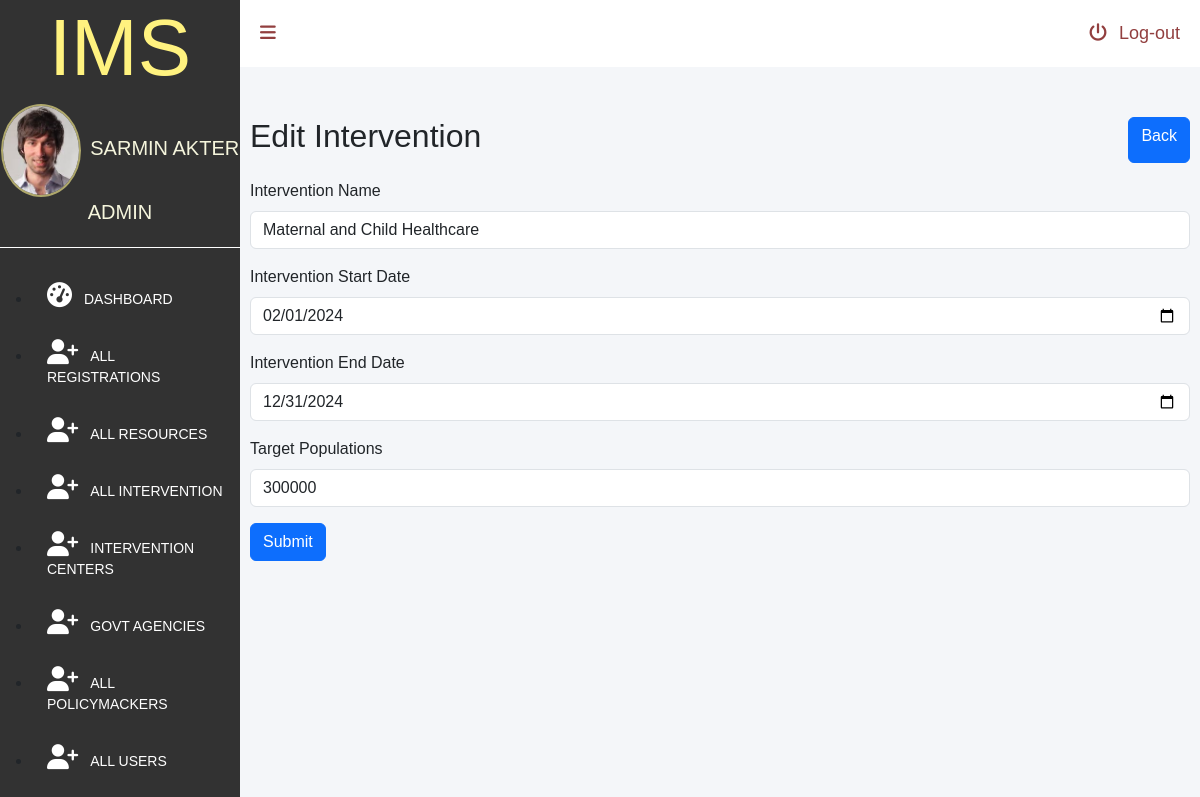
The page /admin/edit-intervention.php?editId=IN005 (signed in) on the database its author committed.
### tables this page shows
CREATE TABLE `users`  (
  `userId` int(11) NOT NULL AUTO_INCREMENT,
  `name` varchar(255) NULL DEFAULT NULL,
  `username` varchar(255) NULL DEFAULT NULL,
  `role` varchar(255) NULL DEFAULT NULL,
  `password` varchar(255) NULL DEFAULT NULL,
  `email` varchar(255) NULL DEFAULT NULL,
  PRIMARY KEY (`userId`) USING BTREE
);

CREATE TABLE `intervention_t`  (
  `interventionID` char(5) NOT NULL,
  `interventionName` varchar(30) NULL DEFAULT NULL,
  `startDate` date NULL DEFAULT NULL,
  `endDate` date NULL DEFAULT NULL,
  `targetPopulation` int(11) NULL DEFAULT NULL,
  PRIMARY KEY (`interventionID`) USING BTREE
);

### admin/edit-intervention.php (the view, shortened to what this page needs)
<?php
require_once '../lib/database.php';
if(isset($_GET['editId'])) {
    $editId = $_GET['editId'];
    $stmt = $conn->prepare("SELECT * FROM intervention_t WHERE interventionID = ?");
    $stmt->bind_param("s", $editId);
    $stmt->execute();
    $result = $stmt->get_result();
    if ($result->num_rows > 0) {
        $intervention = $result->fetch_assoc();
    } else {
        echo "No intervention found for editId: $editId";
        exit;
    }
}
?>
<!DOCTYPE html>
<html lang="en">
<head>
    <link href="https://cdn.jsdelivr.net/npm/bootstrap@5.3.3/dist/css/bootstrap.min.css" rel="stylesheet">
    <link rel="stylesheet" href="dashboard.css">
</head>
<body>
    <div id="dashboardMainContainer">
        <?php include('partials/sidebar.php')?>
        <div class="dashboard_content_container" id="dashboard_content_container">
            <?php include('partials/topnav.php')?>
            <div class="dashboard_content">
                <div class="d-flex justify-content-between pb-3">
                    <h2>Edit Intervention</h2>
                    <a class="btn btn-primary" href="all-intervention.php">Back</a>
                </div>
                <form action="edit-intervention-processor.php" method="POST">
                    <div class="mb-3">
                        <label for="interventionName" class="form-label">Intervention Name</label>
                        <input type="text" class="form-control" id="interventionName" name="interventionName" value="<?php echo $intervention['interventionName']; ?>">
                    </div>
                    <div class="mb-3">
                        <label for="startDate" class="form-label">Intervention Start Date</label>
                        <input type="date" class="form-control" id="startDate" name="startDate" value="<?php echo $intervention['startDate']; ?>">
                    </div>
                    <div class="mb-3">
                        <label for="endDate" class="form-label">Intervention End Date</label>
                        <input type="date" class="form-control" id="endDate" name="endDate" value="<?php echo $intervention['endDate']; ?>">
                    </div>
                    <div class="mb-3">
                        <label for="targetPopulation" class="form-label">Target Populations</label>
                        <input type="text" class="form-control" id="targetPopulation" name="targetPopulation" value="<?php echo $intervention['targetPopulation']; ?>">
                    </div>
                    <button type="submit" class="btn btn-primary">Submit</button>
                </form>
            </div>
        </div>
    </div>
</body>
</html>

### admin/partials/sidebar.php (shortened to what this page needs)
<?php
require_once '../lib/database.php';
if(isset($_SESSION['userId'])) {
    $userId = $_SESSION['userId'];
    $ustmt = $conn->prepare("SELECT * FROM `users` WHERE userId = ?");
    $ustmt->bind_param("s", $userId);
    $ustmt->execute();
    $allUsersResult = $ustmt->get_result();
    $allUsers = $allUsersResult->fetch_all(MYSQLI_ASSOC)[0];
} else {
    header("Location: login.php");
    exit();
}
?>
<div class="dashboard_sidebar" id="dashboard_sidebar">
            <h3 class="dashboard_logo" id="dashboard_logo">IMS</h3>
             <div class="dashboard_sidebar_user" >
              <img src="userimage.jpg" alt="User image."  id="userimage">
              <?php
                    $userName = "";
                    $role = "";
                    if (isset($allUsers["name"])) {
                        $userName = $allUsers["name"];
                        $role = $allUsers["role"];
                    }elseif (isset($allPolicymakers["policymakerName"])) {
                       $userName =$allPolicymakers["policymakerName"];
                       $role =$allPolicymakers["role"];
                    }elseif (isset($allIntervention["centreName"])) {
                       $userName =$allIntervention["centreName"];
                       $role =$allIntervention["role"];
                    }elseif (isset($allAgencies["agencyName"])) {
                        $userName =$allAgencies["agencyName"];
                        $role = "Govt Agency";
                     }
                ?>
              <span>
                <?=$userName;?>
               </span>
               <span>
                   <?=$role;?>
               </span>
            </div>
            <div class="dashboard_sidebar_menus">
                <ul class="dashboard_menus_lists" >
                    <li >
                        <a href="./dashboard.php" ><i class="fa fa-dashboard"></i><span class="menuText">Dashboard</span></a>
                    </li>
                    <?php
                    if ((isset($allUsers['role']) && $allUsers['role'] == 'admin')) {
                    ?>
                    <li >
                        <a href="reg-users.php" ><i class="fa fa-user-plus"></i><span class="menuText">All Registrations</span></a>
                    </li>
                    <?php
                    }
                        if ((isset($allUsers['role']) && $allUsers['role'] == 'admin') || (isset($allIntervention['role']) && $allIntervention['role'] == 'intervention') || (isset($allPolicymakers['role']) && $allPolicymakers['role'] == 'policymaker') || (isset($allAgencies['role']) && $allAgencies['role'] == 'ageny')) {
                     ?>
                    <li>
                        <a href="all-resources.php" ><i class="fa fa-user-plus"></i><span class="menuText">All Resources</span></a>
                    </li>
                    <li>
                        <a href="all-intervention.php" ><i class="fa fa-user-plus"></i><span class="menuText">All Intervention</span></a>
                    </li>
                    <li>
                       <a href="intervention-centers.php" ><i class="fa fa-user-plus"></i><span class="menuText">Intervention Centers</span></a>
                    </li>
                    <li>
                       <a href="gov-agencies.php" ><i class="fa fa-user-plus"></i><span class="menuText">Govt Agencies</span></a>
                    </li>
                    <?php
                    }
                        if ((isset($allUsers['role']) && $allUsers['role'] == 'admin') || (isset($allPolicymakers['role']) && $allPolicymakers['role'] == 'policymaker')) {
                     ?>
                    <li>
                        <a href="policymacker.php" ><i class="fa fa-user-plus"></i><span class="menuText">All Policymackers</span></a>
                    </li>
                    <?php
                    }
                        if ((isset($allUsers['role']) && $allUsers['role'] == 'admin')) {
                     ?>
                     <li>
                         <a href="all-users.php" ><i class="fa fa-user-plus"></i><span class="menuText">All Users</span></a>
                    </li>
                    <?php } ?>
                </ul>
            </div>
        </div>

### admin/dashboard.css (style rules this page uses)
* { font-family: 'Poppins', sans-serif; margin:0; padding:0; box-sizing: border-box; outline: none; text-decoration: none; }
#dashboardMainContainer { display: flex; flex-direction: row; }
div.dashboard_sidebar { width:20%; background: #323232; height:150vh ; }
div.dashboard_content_container { width:80%; background: #f4f6f9; }
h3.dashboard_logo { color: #fff27f; font-size: 80px; text-align: center; }
div.dashboard_sidebar_user { text-align:center; position: relative; padding-bottom:20px ; border-bottom: 1px solid #fff }
div.dashboard_sidebar_user img { width:80px; display: inline-block; border-radius: 50%; border:2px solid #aea76b; margin-right: 5px; vertical-align: middle; }
div.dashboard_sidebar_user span { top: 20%; font-size: 20px; text-transform:uppercase; color:beige; display: inline-block; }
ul.dashboard_menus_lists { margin-top: 20px; }
ul.dashboard_menus_lists li { padding: 15px 15px; text-transform: uppercase; }
ul.dashboard_menus_lists li a { text-decoration: none; color: #fff; font-size: 14px; display: block; }
ul.dashboard_menus_lists li a i { font-size: 25px; }
.fa { padding-right: 12px; }
div.dashboard_content { padding: 50px 10px 10px 10px; }

### rows shown on the page
users: name "SARMIN AKTER", role "ADMIN"
intervention_t: interventionName "Maternal and Child Healthcare", startDate "02/01/2024", endDate "12/31/2024", targetPopulation "300000"
